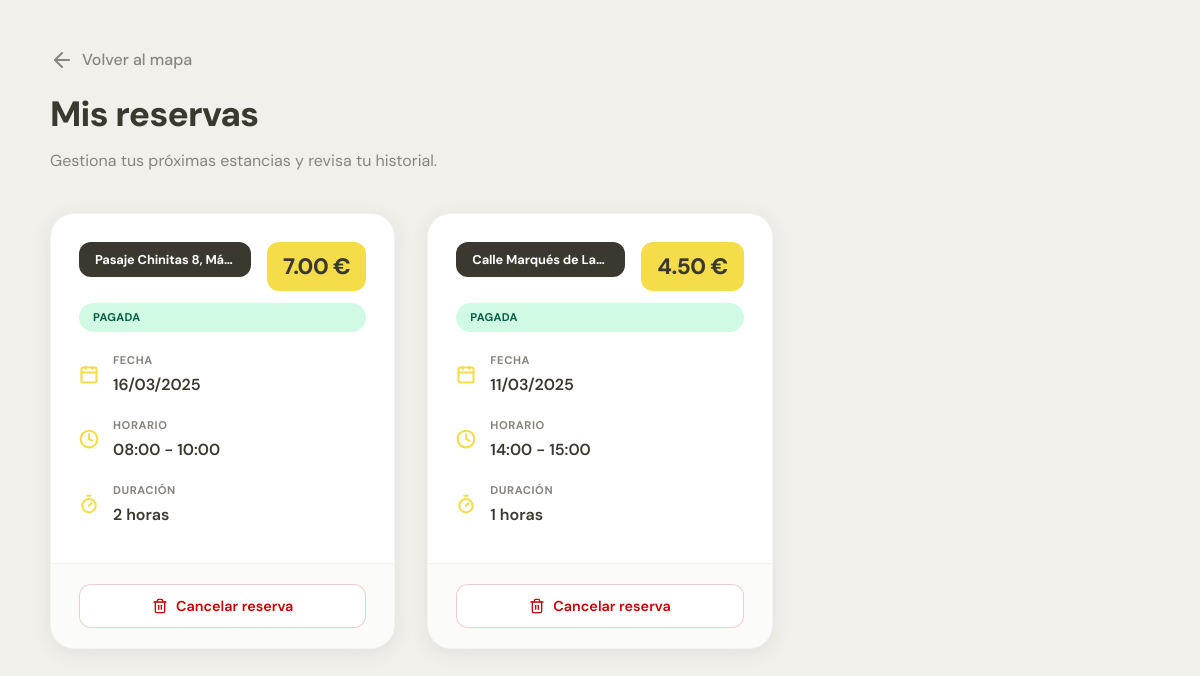
The app's page /backend/parking/mis_reservas.php (signed in) with its own data.
### tables this page shows
CREATE TABLE RESERVA (
    ID_reserva   INT           AUTO_INCREMENT PRIMARY KEY,
    DNI          VARCHAR(20),
    ID_plaza     INT,
    Precio       DECIMAL(10,2),
    Duracion     INT,
    Hora_entrada TIME,
    Hora_salida  TIME,
    Fecha        DATE,
    Estado       ENUM('pendiente','confirmada','cancelada') NOT NULL DEFAULT 'pendiente',
    CONSTRAINT fk_reserva_usuario
        FOREIGN KEY (DNI)      REFERENCES USUARIO(DNI)    ON DELETE CASCADE,
    CONSTRAINT fk_reserva_plaza
        FOREIGN KEY (ID_plaza) REFERENCES PLAZA(ID_plaza) ON DELETE CASCADE
);

CREATE TABLE PLAZA (
    ID_plaza    INT           AUTO_INCREMENT PRIMARY KEY,
    DNI         VARCHAR(20),
    Direccion   VARCHAR(200),
    Foto        MEDIUMTEXT,
    Ancho       DECIMAL(5,2),
    Largo       DECIMAL(5,2),
    Descripcion TEXT,
    Escritura   VARCHAR(255),
    Precio      DECIMAL(10,2) NULL,
    Ubicacion   VARCHAR(20)   NULL,
    Extras      VARCHAR(200)  NULL,
    Lat         DECIMAL(10,7) NULL,
    Lng         DECIMAL(10,7) NULL,
    CONSTRAINT fk_plaza_usuario
        FOREIGN KEY (DNI) REFERENCES USUARIO(DNI) ON DELETE CASCADE
);

### backend/parking/mis_reservas.php (the view, shortened to what this page needs)
<?php
require_once '../sesion/conexion.php';
$dni = $_SESSION['dni'];
$sql = "SELECT r.*, p.Direccion AS PlazaDireccion
        FROM RESERVA r
        LEFT JOIN PLAZA p ON r.ID_plaza = p.ID_plaza
        WHERE r.DNI = ?
        ORDER BY r.Fecha DESC, r.Hora_entrada DESC";
$stmt = $_conexion->prepare($sql);
$stmt->bind_param("s", $dni);
$stmt->execute();
$result = $stmt->get_result();
?>
<!DOCTYPE html>
<html lang="es">
<head>
    <link rel="stylesheet" href="../app.css">
    <link rel="stylesheet" href="../styles/mis_reservas.css">
</head>
<body class="my-reservations-page">
<div class="layout">
    <div class="layout-container">
        <header class="page-header">
            <a href="../index.php" class="back-link"><i data-lucide="arrow-left"></i> Volver al mapa</a>
            <h1 class="headline">Mis reservas</h1>
            <p class="support">Gestiona tus próximas estancias y revisa tu historial.</p>
        </header>
        <?php if ($result->num_rows === 0): ?>
            <div class="empty-state">
                <i data-lucide="calendar-off"></i>
                <p>Aún no has realizado ninguna reserva.</p>
                <a href="../app.html" class="btn-primary-link">Buscar una plaza</a>
            </div>
        <?php else: ?>
        <div class="reservas-grid">
            <?php while ($row = $result->fetch_assoc()): ?>
                <?php
                    $estado = $row['Estado'] ?? 'pendiente';
                    $estadoLabel = ['confirmada' => 'Pagada', 'pendiente' => 'Pendiente', 'cancelada' => 'Cancelada'];
                    $estadoClass = ['confirmada' => 'estado-confirmada', 'pendiente' => 'estado-pendiente', 'cancelada' => 'estado-cancelada'];
                ?>
                <div class="card reserva-card">
                    <div class="reserva-header">
                        <div class="plaza-tag">
                            <?php echo htmlspecialchars($row['PlazaDireccion'] ?? 'Plaza #' . $row['ID_plaza']); ?>
                        </div>
                        <div class="price-tag"><?php echo number_format($row['Precio'], 2); ?> €</div>
                    </div>
                    <div class="estado-badge <?php echo $estadoClass[$estado] ?? 'estado-pendiente'; ?>">
                        <?php echo $estadoLabel[$estado] ?? $estado; ?>
                    </div>
                    <div class="reserva-body">
                        <div class="info-row">
                            <i data-lucide="calendar"></i>
                            <div>
                                <span>Fecha</span>
                                <strong><?php echo date("d/m/Y", strtotime($row['Fecha'])); ?></strong>
                            </div>
                        </div>
                        <div class="info-row">
                            <i data-lucide="clock"></i>
                            <div>
                                <span>Horario</span>
                                <strong><?php echo substr($row['Hora_entrada'], 0, 5); ?> - <?php echo substr($row['Hora_salida'], 0, 5); ?></strong>
                            </div>
                        </div>
                        <div class="info-row">
                            <i data-lucide="timer"></i>
                            <div>
                                <span>Duración</span>
                                <strong><?php echo $row['Duracion']; ?> horas</strong>
                            </div>
                        </div>
                    </div>
                    <div class="reserva-footer">
                        <form method="POST" action="eliminar_reserva.php"
                              onsubmit="return confirm('¿Seguro que quieres cancelar esta reserva?');">
                            <button type="submit" class="btn-cancel">
                                <i data-lucide="trash-2"></i> Cancelar reserva
                            </button>
                        </form>
                    </div>
                </div>
            <?php endwhile; ?>
        </div>
        <?php endif; ?>
    </div>
</div>
</body>
</html>

### backend/app.css (style rules this page uses)
:root { --brand-yellow: #f4dd49; --brand-dark: #3a382f; --brand-grey: #cfccc4; --brand-bg: #f1f0ea; --bg: #ffffff; --text: var(--brand-dark); --text-muted: #888580; --border: #e8e5df; --accent: var(--brand-yellow); --accent-focus: rgba(244, 221, 73, 0.25); --radius: 12px; --navbar-h: 72px; --shadow-sm: 0 1px 3px rgba(58,56,47,0.08), 0 4px 12px rgba(58,56,47,0.05); --shadow-md: 0 8px 24px -4px rgba(58,56,47,0.12), 0 2px 8px rgba(58,56,47,0.06); --shadow-lg: 0 16px 48px -8px rgba(58,56,47,0.16); --safe-top: env(safe-area-inset-top, 0); --safe-bottom: env(safe-area-inset-bottom, 0); --safe-left: env(safe-area-inset-left, 0); --safe-right: env(safe-area-inset-right, 0); }
* { box-sizing: border-box; }
html { -webkit-text-size-adjust: 100%; }
body { margin: 0; padding: 0; min-height: 100vh; font-family: 'DM Sans', -apple-system, BlinkMacSystemFont, sans-serif; font-size: 16px; line-height: 1.5; color: var(--text); background: var(--bg); -webkit-font-smoothing: antialiased; padding-left: var(--safe-left); padding-right: var(--safe-right); }
@media (min-width: 431px) { body { background: var(--brand-bg); } }

### backend/styles/mis_reservas.css (style rules this page uses)
body.my-reservations-page { background-color: var(--brand-bg); }
.layout { padding: 3rem 1rem; display: flex; justify-content: center; }
.layout-container { width: 100%; max-width: 1100px; }
.page-header { margin-bottom: 2.5rem; }
.back-link { display: inline-flex; align-items: center; gap: 8px; color: var(--text-muted); text-decoration: none; font-weight: 500; margin-bottom: 1rem; transition: color 0.15s ease, transform 0.15s ease; }
.headline { font-size: 2.2rem; font-weight: 800; color: var(--brand-dark); margin: 0; letter-spacing: -0.02em; }
.support { color: var(--text-muted); font-size: 1rem; margin-top: 0.5rem; }
.reservas-grid { display: grid; grid-template-columns: repeat(auto-fill, minmax(320px, 1fr)); gap: 1.75rem; }
.reserva-card { background: white; border-radius: 24px; padding: 0; box-shadow: 0 4px 20px rgba(58, 56, 47, 0.08); border: 1px solid rgba(207, 204, 196, 0.25); display: flex; flex-direction: column; transition: transform 0.25s ease, box-shadow 0.25s ease; overflow: hidden; position: relative; }
.reserva-header { display: flex; justify-content: space-between; align-items: flex-start; padding: 1.75rem 1.75rem 0 1.75rem; margin-bottom: 0.75rem; gap: 1rem; }
.plaza-tag { background: var(--brand-dark); color: white; padding: 8px 16px; border-radius: 12px; font-size: 0.8rem; font-weight: 700; flex: 1; overflow: hidden; text-overflow: ellipsis; white-space: nowrap; letter-spacing: -0.01em; }
.estado-badge { display: inline-block; font-size: 0.7rem; font-weight: 700; text-transform: uppercase; padding: 6px 14px; border-radius: 20px; margin: 0 1.75rem 1.25rem 1.75rem; letter-spacing: 0.03em; }
.estado-confirmada { background: #d1fae5; color: #065f46; }
.price-tag { font-weight: 800; color: var(--brand-dark); font-size: 1.4rem; background: var(--brand-yellow); padding: 8px 16px; border-radius: 12px; white-space: nowrap; letter-spacing: -0.02em; }
.reserva-body { display: flex; flex-direction: column; gap: 1.25rem; padding: 0 1.75rem 1.75rem 1.75rem; margin-bottom: 0.5rem; }
.info-row { display: flex; align-items: center; gap: 14px; }
.info-row svg { width: 20px; height: 20px; color: var(--brand-yellow); stroke-width: 2.5px; flex-shrink: 0; }
.info-row > div { flex: 1; }
.info-row span { display: block; font-size: 0.7rem; text-transform: uppercase; color: var(--text-muted); font-weight: 700; letter-spacing: 0.05em; margin-bottom: 4px; }
.info-row strong { display: block; font-size: 1rem; color: var(--brand-dark); font-weight: 600; }
.reserva-footer { margin-top: auto; border-top: 1px solid rgba(207, 204, 196, 0.2); padding: 1.25rem 1.75rem; background: rgba(241, 240, 234, 0.3); }
.btn-cancel { width: 100%; background: white; border: 1.5px solid rgba(204, 0, 0, 0.2); color: #cc0000; font-family: inherit; font-weight: 600; font-size: 0.9rem; cursor: pointer; display: flex; align-items: center; justify-content: center; gap: 8px; padding: 12px; border-radius: 12px; transition: all 0.2s ease; }
.btn-cancel svg { width: 16px; height: 16px; }
@media (min-width: 1200px) { .reservas-grid { grid-template-columns: repeat(3, 1fr); gap: 2rem; } }

### records on screen
reserva: ID_plaza.Direccion "Pasaje Chinitas 8, Má…", Precio "7.00", Estado "PAGADA", Fecha "16/03/2025", Hora_entrada "08:00", Hora_salida "10:00", Duracion "2"
reserva: ID_plaza.Direccion "Calle Marqués de La…", Precio "4.50", Estado "PAGADA", Fecha "11/03/2025", Hora_entrada "14:00", Hora_salida "15:00", Duracion "1"
